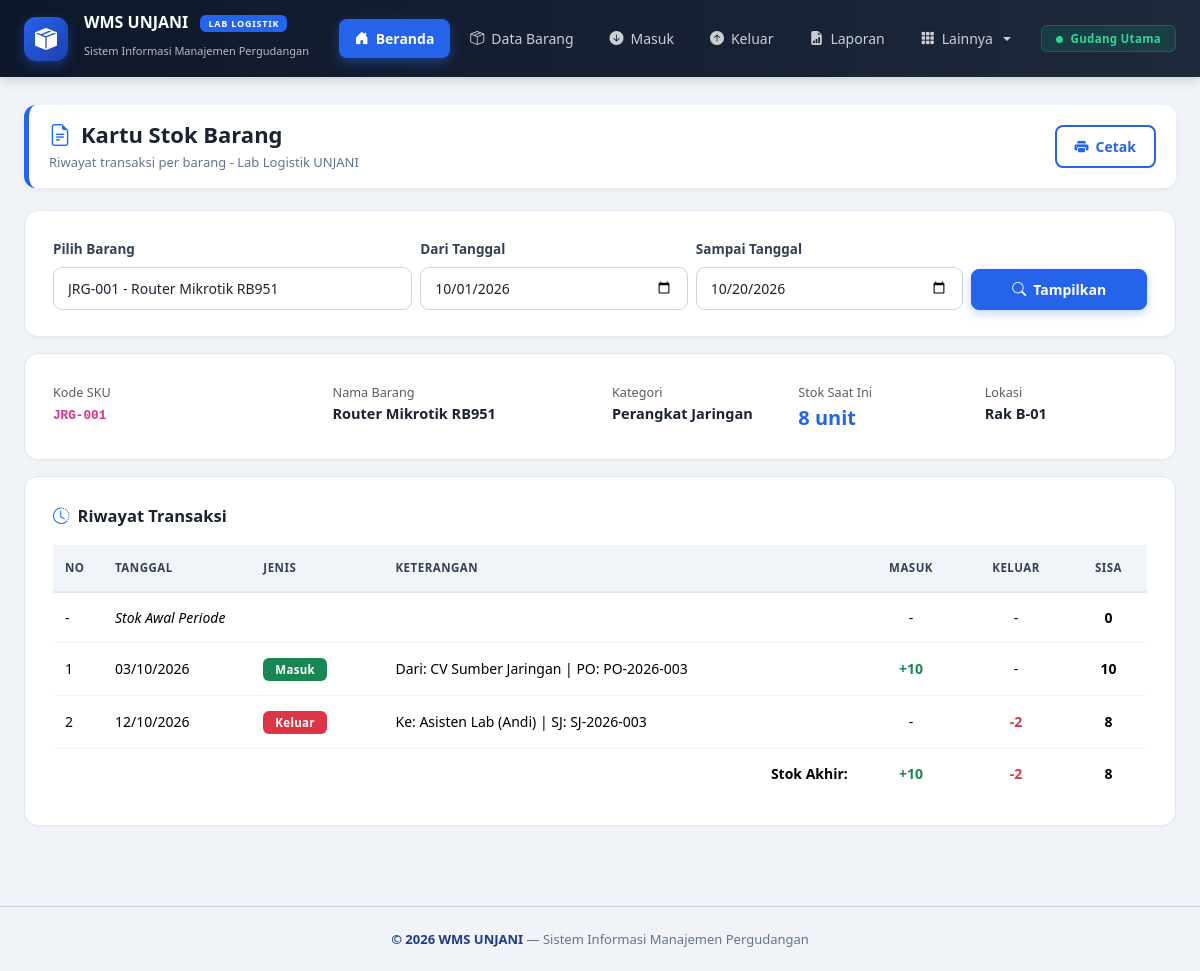
The page /kartu_stok.php?id=6 on the database its author committed.
### tables this page shows
CREATE TABLE barang (
    id INT AUTO_INCREMENT PRIMARY KEY,
    kode_barang VARCHAR(20) UNIQUE NOT NULL,
    nama_barang VARCHAR(100) NOT NULL,
    kategori_id INT,
    satuan VARCHAR(20) DEFAULT 'pcs',
    stok INT DEFAULT 0,
    stok_minimal INT DEFAULT 5,
    lokasi_rak VARCHAR(20),
    harga DECIMAL(15,2) DEFAULT 0,
    FOREIGN KEY (kategori_id) REFERENCES kategori(id) ON DELETE SET NULL
);

CREATE TABLE kategori (
    id INT AUTO_INCREMENT PRIMARY KEY,
    nama_kategori VARCHAR(100) NOT NULL,
    kode_zona VARCHAR(5),
    keterangan TEXT
);

### config/koneksi.php (called while the page is built, shortened)
<?php
function tglIndo($tgl) {
    return date('d/m/Y', strtotime($tgl));
}
?>

### kartu_stok.php (the view, shortened to what this page needs)
<?php
require_once 'config/koneksi.php';
$barang_id = (int)($_GET['id'] ?? 0);
$dari      = $_GET['dari'] ?? date('Y-m-01');
$sampai    = $_GET['sampai'] ?? date('Y-m-d');
$barang = null;
if ($barang_id > 0) {
    $barang = mysqli_fetch_assoc(mysqli_query($koneksi, "
        SELECT b.*, k.nama_kategori
        FROM barang b
        LEFT JOIN kategori k ON b.kategori_id = k.id
        WHERE b.id='$barang_id'
    "));
}
require_once 'includes/header.php';
?>
<div class="page-header">
    <div>
        <h4><i class="bi bi-file-earmark-text text-primary"></i> Kartu Stok Barang</h4>
        <small>Riwayat transaksi per barang - Lab Logistik UNJANI</small>
    </div>
    <?php if ($barang): ?>
    <button onclick="window.print()" class="btn btn-outline-primary no-print">
        <i class="bi bi-printer-fill"></i> Cetak
    </button>
    <?php endif; ?>
</div>
<div class="panel mb-3 no-print">
    <form method="GET" action="index.php" class="row g-2">
        <div class="col-md-4">
            <label class="form-label">Pilih Barang</label>
            <select name="id" class="form-select" required>
                <?php
                $q_b = mysqli_query($koneksi, "SELECT * FROM barang ORDER BY nama_barang");
                while ($b = mysqli_fetch_assoc($q_b)):
                ?>
                <option value="<?= $b['id'] ?>" <?= $barang_id == $b['id'] ? 'selected' : '' ?>>
                    <?= $b['kode_barang'] ?> - <?= $b['nama_barang'] ?>
                </option>
                <?php endwhile; ?>
            </select>
        </div>
        <div class="col-md-3">
            <label class="form-label">Dari Tanggal</label>
            <input type="date" name="dari" class="form-control" value="<?= $dari ?>">
        </div>
        <div class="col-md-3">
            <label class="form-label">Sampai Tanggal</label>
            <input type="date" name="sampai" class="form-control" value="<?= $sampai ?>">
        </div>
        <div class="col-md-2 d-flex align-items-end">
            <button type="submit" class="btn btn-primary w-100">
                <i class="bi bi-search"></i> Tampilkan
            </button>
        </div>
    </form>
</div>
<?php if ($barang): ?>
    <div class="panel mb-3">
        <div class="row">
            <div class="col-md-3">
                <small class="text-muted">Kode SKU</small>
                <div><strong><code><?= $barang['kode_barang'] ?></code></strong></div>
            </div>
            <div class="col-md-3">
                <small class="text-muted">Nama Barang</small>
                <div><strong><?= $barang['nama_barang'] ?></strong></div>
            </div>
            <div class="col-md-2">
                <small class="text-muted">Kategori</small>
                <div><strong><?= $barang['nama_kategori'] ?? '-' ?></strong></div>
            </div>
            <div class="col-md-2">
                <small class="text-muted">Stok Saat Ini</small>
                <div><strong style="font-size:20px;color:#2563eb;"><?= $barang['stok'] ?> <?= $barang['satuan'] ?></strong></div>
            </div>
            <div class="col-md-2">
                <small class="text-muted">Lokasi</small>
                <div><strong><?= $barang['lokasi_rak'] ?></strong></div>
            </div>
        </div>
    </div>
    <div class="panel">
        <div class="panel-title mb-3"><i class="bi bi-clock-history text-primary"></i> Riwayat Transaksi</div>
        <div class="table-responsive">
            <table class="table">
                <thead>
                    <tr>
                        <th style="width:50px;">No</th>
                        <th>Tanggal</th>
                        <th>Jenis</th>
                        <th>Keterangan</th>
                        <th class="text-center">Masuk</th>
                        <th class="text-center">Keluar</th>
                        <th class="text-center">Sisa</th>
                    </tr>
                </thead>
                <tbody>
                <?php
                $q = mysqli_query($koneksi, "
                    (SELECT bm.tanggal, 'Masuk' AS jenis,
                        CONCAT('Dari: ', IFNULL(s.nama_supplier, '-'), ' | PO: ', IFNULL(bm.no_po, '-')) AS ket,
                        bm.jumlah AS masuk, 0 AS keluar
                     FROM barang_masuk bm
                     LEFT JOIN supplier s ON bm.supplier_id = s.id
                     WHERE bm.barang_id = '$barang_id'
                       AND bm.tanggal BETWEEN '$dari' AND '$sampai')
                    UNION ALL
                    (SELECT bk.tanggal, 'Keluar' AS jenis,
                        CONCAT('Ke: ', IFNULL(bk.tujuan, '-'), ' | SJ: ', IFNULL(bk.no_surat_jalan, '-')) AS ket,
                        0 AS masuk, bk.jumlah AS keluar
                     FROM barang_keluar bk
                     WHERE bk.barang_id = '$barang_id'
                       AND bk.tanggal BETWEEN '$dari' AND '$sampai')
                    ORDER BY tanggal ASC
                ");
                $sum_in = mysqli_fetch_assoc(mysqli_query($koneksi, "SELECT IFNULL(SUM(jumlah),0) t FROM barang_masuk WHERE barang_id='$barang_id'"))['t'];
                $sum_out = mysqli_fetch_assoc(mysqli_query($koneksi, "SELECT IFNULL(SUM(jumlah),0) t FROM barang_keluar WHERE barang_id='$barang_id'"))['t'];
                $stok_awal = $barang['stok'] - $sum_in + $sum_out;
                $no = 1;
                $running = $stok_awal;
                ?>
                <tr style="background:#f8fafc;">
                    <td>-</td>
                    <td colspan="3"><em>Stok Awal Periode</em></td>
                    <td class="text-center">-</td>
                    <td class="text-center">-</td>
                    <td class="text-center"><strong><?= $stok_awal ?></strong></td>
                </tr>
                <?php if (mysqli_num_rows($q) == 0): ?>
                    <tr><td colspan="7" class="text-center text-muted py-5">
                        <i class="bi bi-inbox" style="font-size:40px;opacity:0.3;"></i>
                        <div class="mt-2">Tidak ada transaksi di periode ini</div>
                    </td></tr>
                <?php else: while ($r = mysqli_fetch_assoc($q)):
                    $running += $r['masuk'] - $r['keluar'];
                ?>
                <tr>
                    <td><?= $no++ ?></td>
                    <td><?= tglIndo($r['tanggal']) ?></td>
                    <td>
                        <?php if ($r['jenis'] == 'Masuk'): ?>
                            <span class="badge bg-success">Masuk</span>
                        <?php else: ?>
                            <span class="badge bg-danger">Keluar</span>
                        <?php endif; ?>
                    </td>
                    <td><?= $r['ket'] ?></td>
                    <td class="text-center"><?= $r['masuk'] > 0 ? '<strong class="text-success">+' . $r['masuk'] . '</strong>' : '-' ?></td>
                    <td class="text-center"><?= $r['keluar'] > 0 ? '<strong class="text-danger">-' . $r['keluar'] . '</strong>' : '-' ?></td>
                    <td class="text-center"><strong><?= $running ?></strong></td>
                </tr>
                <?php endwhile; endif; ?>
                <tr style="background:#f0f9ff;font-weight:bold;">
                    <td colspan="4" class="text-end">Stok Akhir:</td>
                    <td class="text-center text-success">+<?= $sum_in ?></td>
                    <td class="text-center text-danger">-<?= $sum_out ?></td>
                    <td class="text-center"><?= $barang['stok'] ?></td>
                </tr>
                </tbody>
            </table>
        </div>
    </div>
<?php endif; ?>
<?php require_once 'includes/footer.php'; ?>

### assets/css/style.css (style rules this page uses)
* { -webkit-font-smoothing: antialiased; -moz-osx-font-smoothing: grayscale; box-sizing: border-box; }
body { background: #f0f4f8; font-family: 'Segoe UI', -apple-system, BlinkMacSystemFont, Tahoma, sans-serif; font-size: 14.5px; line-height: 1.55; color: #1a2332; margin: 0; min-height: 100vh; }
.panel { background: #fff; border-radius: 14px; padding: 26px 28px; border: 1px solid #e2e8f0; height: 100%; box-shadow: 0 1px 3px rgba(15,23,42,0.04); }
.panel-title { font-size: 16.5px; font-weight: 700; color: #1a2332; margin-bottom: 6px; display: flex; align-items: center; gap: 8px; }
.page-header { display: flex; justify-content: space-between; align-items: center; margin-bottom: 22px; padding: 16px 20px; background: #fff; border-radius: 12px; border-left: 5px solid #2563eb; box-shadow: 0 2px 6px rgba(15,23,42,0.05); gap: 16px; flex-wrap: wrap; }
.page-header h4 { font-size: 22px; font-weight: 700; margin: 0; display: flex; align-items: center; gap: 10px; color: #1a2332; }
.page-header small { color: #64748b; font-size: 13px; display: block; margin-top: 4px; }
.table { margin-bottom: 0; font-size: 14px; color: #1a2332; }
.table thead th { background: #f1f5f9; color: #334155; font-size: 11.5px; font-weight: 700; letter-spacing: 0.5px; text-transform: uppercase; padding: 14px 12px; border-bottom: 2px solid #e2e8f0; white-space: nowrap; }
.table tbody td { padding: 14px 12px; vertical-align: middle; font-size: 14px; border-bottom: 1px solid #f1f5f9; }
.table tbody tr:nth-child(even) { background: #f8fafc; }
.table tbody tr:last-child td { border-bottom: none; }
.badge { font-weight: 600; padding: 6px 12px; font-size: 11.5px; border-radius: 6px; letter-spacing: 0.3px; vertical-align: middle; }
.btn { font-size: 14px; font-weight: 600; border-radius: 8px; padding: 9px 18px; transition: all 0.15s; display: inline-flex; align-items: center; justify-content: center; gap: 7px; }
.btn-primary { background: #2563eb; border-color: #2563eb; box-shadow: 0 3px 10px rgba(37,99,235,0.3); }
.btn-outline-primary { color: #2563eb; border: 2px solid #2563eb; background: transparent; }
.table-responsive { overflow-x: auto; overflow-y: visible; }
.form-control, .form-select { border-radius: 9px; border: 1.5px solid #cbd5e1; font-size: 14px; padding: 10px 14px; transition: all 0.15s; color: #1a2332; background: #fff; }
.form-control::placeholder { color: #94a3b8; }
.form-label { font-weight: 600; color: #334155; margin-bottom: 7px; font-size: 13.5px; }

### rows shown on the page
barang: kode_barang "JRG-001", nama_barang "Router Mikrotik RB951", kategori.nama_kategori "Perangkat Jaringan", stok "8", satuan "unit", lokasi_rak "Rak B-01"

### other values the page prints
$stok_awal "0"
tglIndo($r['tanggal']) "03/10/2026"
$r['ket'] "Dari: CV Sumber Jaringan | PO: PO-2026-003"
$r['masuk'] "10"
$running "10"
tglIndo($r['tanggal']) "12/10/2026"
$r['ket'] "Ke: Asisten Lab (Andi) | SJ: SJ-2026-003"
$r['keluar'] "2"
$running "8"
$sum_in "10"
$sum_out "2"
form field id "JRG-001 - Router Mikrotik RB951"
